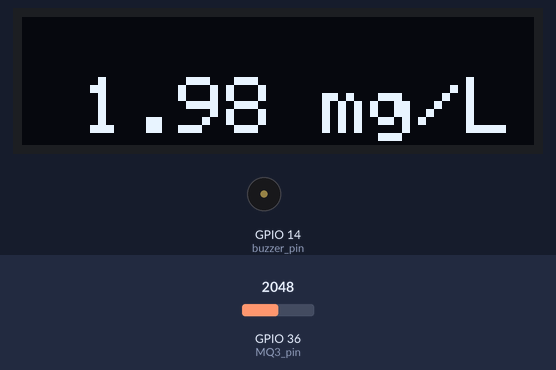
Bench run of a sketch on a simulated ESP32. On the bench: 128×32 one-colour display, buzzer (waves = sounding, pin HIGH). The test bench sets the inputs (shaded band); at power-on: GPIO 36 (MQ3_pin) = 2048. WiFi joins after 1.5 s; servers stay silent unless stated; uploads are accepted with an empty reply; what the sketch prints to the serial monitor is not drawn.

Above: at 2.7 s.
2.8 s: GPIO 36 (MQ3_pin) set to 2866
At 11.6 s:
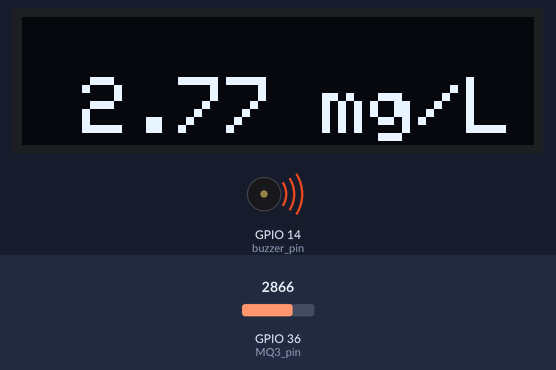
12.3 s: GPIO 36 (MQ3_pin) set to 3603
At 21.6 s:
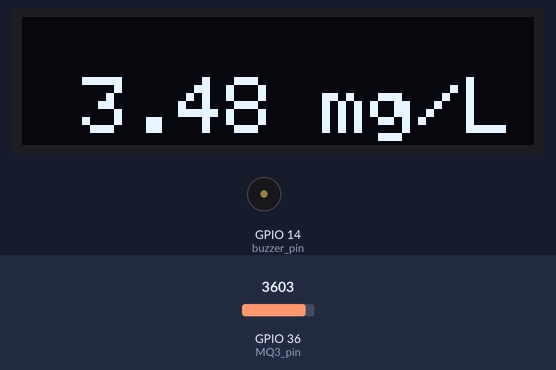
21.7 s: GPIO 36 (MQ3_pin) set to 4095
At 30.9 s:
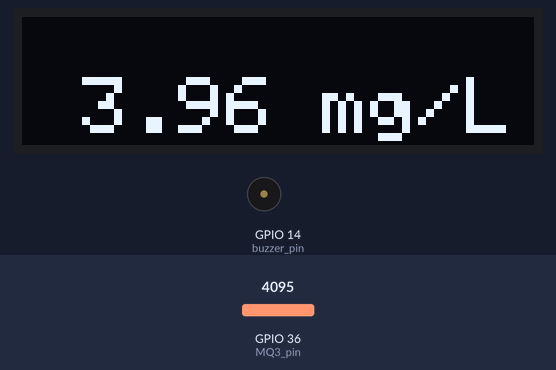
Timing chart, 0 to 32.4 s (numbered marks = the images above; inputs shaded):
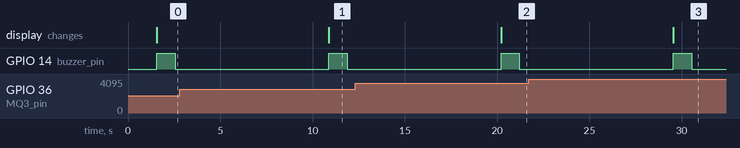

Measured:
- after the input at 2.8 s, the display: changes after 8.1 s (image 1)
- after the input at 12.3 s, the display: changes after 7.9 s (image 2)
- after the input at 21.7 s, the display: changes after 7.8 s (image 3)

The sketch:

NongDoCon.ino
```cpp
#include <Wire.h>
#include <Adafruit_GFX.h>
#include <Adafruit_SSD1306.h>
#include <HTTPClient.h>
#include <WiFi.h>
#include <math.h>

#define SCREEN_WIDTH 128
#define SCREEN_HEIGHT 32

Adafruit_SSD1306 display(SCREEN_WIDTH, SCREEN_HEIGHT, &Wire, -1);

const char* ssid = "3 Anh Em";  // Tên wifi của bạn
const char* password = "987654320"; // Mật khẩu wifi của bạn

const String GOOGLE_SCRIPT_URL = "https://script.google.com/macros/s/AKfycbxMF3bpN9HkeMHkY1YrbZOk2uw0bpCR3UcNoLz7u5ZWerJQVbIO9Ld9IKvZWJ5CeQNA/exec";

const int MQ3_pin = 36;
const int buzzer_pin = 14;

void setup() {
  Serial.begin(9600);
  pinMode(buzzer_pin, OUTPUT);
  pinMode(MQ3_pin,INPUT);
  Wire.begin();
  if (!display.begin(SSD1306_SWITCHCAPVCC, 0x3C)) {
    Serial.println(F("SSD1306 allocation failed"));
    for (;;);
  }
  display.clearDisplay();
  display.display();
  // Kết nối WiFi
  connectToWiFi();
}

void loop() {
  if (WiFi.status() != WL_CONNECTED) {
    Serial.println("WiFi mất kết nối. Đang kết nối lại...");
    connectToWiFi();
  }
  float alcohol_level = readAlcoholLevel();
  displayData(alcohol_level);

  if (alcohol_level >= 0.4) { // 0.4 mg/l là giới hạn pháp luật
    digitalWrite(buzzer_pin, HIGH);
    delay(1000);
    digitalWrite(buzzer_pin, LOW);
    String params = "&giatri1=" + String(alcohol_level, 2);
    write_to_google_sheet(params);
    delay(7000); // Chờ 7 giây trước khi đọc lại cảm biến và gửi dữ liệu
  } else {
    digitalWrite(buzzer_pin, LOW);
  }
  delay(1000);
}

void connectToWiFi() {
  WiFi.begin(ssid, password);
  int maxRetries = 10;
  int retries = 0;
  while (WiFi.status() != WL_CONNECTED && retries < maxRetries) {
    delay(500);
    Serial.print("."); // chờ kết nối wifi 5S .........
    retries++;
  }
}

float readAlcoholLevel() {
   int sensorValue = analogRead(MQ3_pin);
   float ppm = sensorValue*((4-0.04)/4096);
 // float ppm = (sensorValue*0.00172) - 1.9037;
  Serial.print("PPM: ");
  Serial.println(ppm);
  return ppm; // Trả về giá trị nồng độ cồn tính bằng ppm
}

void displayData(float alcohol_level) {
  display.clearDisplay();
  display.setTextSize(2); // Kích thước chữ nhỏ hơn để hiển thị nhiều nội dung hơn
  display.setTextColor(WHITE);
  display.setCursor(15, 15); // Di chuyển con trỏ đến dòng 15,15
  display.print(alcohol_level, 2); // Hiển thị 2 chữ số thập phân
  display.print(" mg/L");
  display.display(); // Cập nhật màn hình với dữ liệu mới
}

void write_to_google_sheet(String params) {
  if (WiFi.status() == WL_CONNECTED) {
    HTTPClient http; // tạo đối tượng HTTPclients đặt tên là http
    String url = GOOGLE_SCRIPT_URL + "?" + params; // tham số param
    Serial.println("Đang gửi dữ liệu tới Google Sheet: " + url); // In URL ra để kiểm tra
    http.begin(url.c_str()); // khởi tạo với ulr chuyển sang string
    //http.setFollowRedirects(HTTPC_STRICT_FOLLOW_REDIRECTS);
    int httpCode = http.GET();// Gửi yêu cầu HTTP GET tới URL và lưu mã trạng thái HTTP trả về trong biến httpCode.
    Serial.print("HTTP Status Code: ");
    Serial.println(httpCode);
    if (httpCode > 0) {
      String payload = http.getString(); // mã trạng thái HTTP lớn hơn 0 (tức là có phản hồi từ server) thì dữ liệu đã gửi thành công
      Serial.println("Payload: " + payload);
    } else {
      Serial.println("Lỗi khi gửi yêu cầu HTTP");
    }
    http.end();
  } else {
    Serial.println("Không thể gửi dữ liệu, WiFi không được kết nối");
  }
}
```
